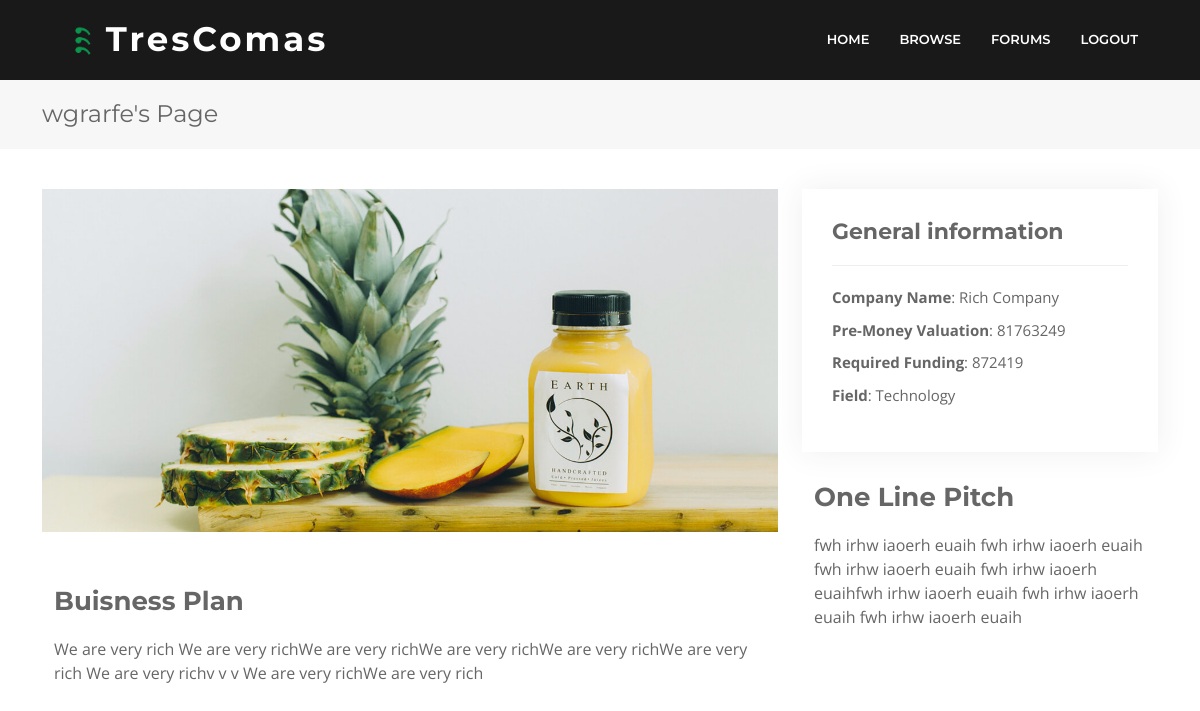
Screenshot of /yprofile/ss with the database file from the repository.
### testx/models.py (models this page shows, shortened)
class Enterp(models.Model):
    user = models.OneToOneField(User, on_delete=models.CASCADE, default=None)
    name = models.CharField(max_length=100)
    username = models.CharField(max_length=100)
    companyname = models.CharField(max_length=100, default="")
    email = models.CharField(max_length=100)
    bplan = models.CharField(max_length=1000, default="Not Shared Yet")
    qpitch = models.CharField(max_length=1000, default="Not Shared Yet")
    cfunds = models.CharField(max_length=1000, default="Not Shared Yet")
    rfunding = models.CharField(max_length=1000, default="Not Shared Yet")
    field = models.CharField(max_length=1000, default="General")
    is_investor = models.BooleanField(default=False)
    image = models.ImageField(default='1920-1.jpg')

### testx/views.py (the view, shortened to what this page needs)
# urls.py: path('yprofile/<str:pk>', views.yprofile, name="yprofile"),
def yprofile(request, pk):
    obj = Investor.objects.filter(username = pk).first()
    if obj is None:
        obj=Enterp.objects.filter(username = pk).first()
        return render(request, 'yourprofile.html', {'obj': obj})
    return render(request, 'yourprofile.html', {'obj': obj})

### template/yourprofile.html (shortened to what this page needs)
{% load static %}
<!DOCTYPE html>
<html lang="en">
<head>
  <link href="{% static '/vendor/animate.css/animate.min.css' %}" rel="stylesheet">
  <link href="{% static '/vendor/aos/aos.css' %}" rel="stylesheet">
  <link href="{% static '/vendor/bootstrap/css/bootstrap.min.css' %}" rel="stylesheet">
  <link href="{% static '/vendor/bootstrap-icons/bootstrap-icons.css' %}" rel="stylesheet">
  <link href="{% static '/vendor/glightbox/css/glightbox.min.css' %}" rel="stylesheet">
  <link href="{% static '/vendor/swiper/swiper-bundle.min.css' %}" rel="stylesheet">
  <link href="{% static '/css/style.css'%}" rel="stylesheet">
</head>
<body>
  <header id="header" class="fixed-top d-flex align-items-center header">
    <div class="container-fluid">
      <div class="row justify-content-center align-items-center">
        <div class="col-xl-11 d-flex align-items-center justify-content-between">
          <h1 class="logo" style="border-left:none ;"><a href="/" ><img src="/static/img/,,,.png"> TresComas</a></h1>
          <nav id="navbar" class="navbar">
            <ul>
              <li><a class="nav-link " href="/">Home</a></li>
              <li><a class="nav-link " href="/browse">Browse</a></li>
              <li><a class="nav-link " href="/forums">Forums</a></li>
              <li><a class="nav-link " href="/logout">Logout</a></li>
            </ul>
          </nav>
        </div>
      </div>
    </div>
  </header>
  <main id="main">
    <section class="breadcrumbs">
      <div class="container">
        <div class="d-flex justify-content-between align-items-center">
          {% if user.username == obj.username%}
            <h2> Welcome {{obj.name}}</h2>
          {% else %}
            <h2>{{obj.name}}'s Page</h2>
          {% endif %}
        </div>
      </div>
    </section>
    {% if obj.is_investor %}
    <section id="portfolio-details" class="portfolio-details">
      <div class="container">
        <div class="row gy-4">
          <div class="col-lg-8">
            <div class="portfolio-details-slider swiper">
              <div class="swiper-wrapper align-items-center">
                <div class="swiper-slide">
                  <img src="{{obj.image.url}}" alt="">
                </div>
              </div>
              <div class="container mt-4">
                {% if user.username == obj.username%}
                <a onclick="editphoto()"><button class="btn btn-primary" style="color: white; background:#18d26e; border: #18d26e; transition: 0.5s;">Edit Image</button></a>
                <br/>
                <div id="photo"></div>
                {% endif %}
                <div class="portfolio-description ">
                    <h2>About Investor</h2>
                    <p>
                      {{obj.details}}
                    </p>
                  </div>
              </div>
            </div>
          </div>
          <div class="col-lg-4">
            <div class="portfolio-info">
              <h3>General information</h3>
              <ul>
                <li><strong>Firm Name</strong>: {{obj.firmname}}</li>
                <li><strong>Networth</strong>: {{obj.networth}}</li>
                <li><strong>Equity Holdings</strong>: {{obj.comphold}}</li>
                <li><strong>Field of Interest</strong>: {{obj.invfield}}</li>
              </ul>
            </div>
            <div class="portfolio-description container">
              <h2>About Investor</h2>
              <p>
                {{obj.details}}
              </p>
            </div>
          </div>
        </div>
      </div>
    </section>
    {% else %}
    <section id="portfolio-details" class="portfolio-details">
        <div class="container">
          <div class="row gy-4">
            <div class="col-lg-8">
              <div class="portfolio-details-slider swiper">
                <div class="swiper-wrapper align-items-center">
                  <div class="swiper-slide">
                    <img src="{{obj.image.url}}" alt="">
                  </div>
                </div>
                <div class="container mt-4">
                  <div class="portfolio-description ">
                      <h2>Buisness Plan</h2>
                      <p>
                        {{obj.bplan}}
                      </p>
                    </div>
                </div>
              </div>
            </div>
            <div class="col-lg-4">
              <div class="portfolio-info">
                <h3>General information</h3>
                <ul>
                  <li><strong>Company Name</strong>: {{obj.companyname}}</li>
                  <li><strong>Pre-Money Valuation</strong>: {{obj.cfunds}}</li>
                  <li><strong>Required Funding</strong>: {{obj.rfunding}}</li>
                  <li><strong>Field</strong>: {{obj.field}}</li>
                </ul>
              </div>
              <div class="portfolio-description container">
                <h2>One Line Pitch</h2>
                <p>
                  {{obj.qpitch}}
                </p>
              </div>
            </div>
          </div>
        </div>
      </section>
    {% endif%}
  </main>
  </body>
  </html>

### static/css/style.css (style rules this page uses)
body { background: #fff; color: #666666; font-family: "Open Sans", sans-serif; }
a { color: #18d26e; transition: 0.5s; text-decoration: none; }
p { padding: 0; margin: 0 0 30px 0; }
h1, h2, h3, h4, h5, h6 { font-family: "Montserrat", sans-serif; font-weight: 400; margin: 0 0 20px 0; padding: 0; }
#header { transition: all 0.5s; z-index: 997; background: rgba(0, 0, 0, 0.9); height: 80px; }
#header .logo { font-size: 34px; margin: 0; padding: 0; font-family: "Montserrat", sans-serif; font-weight: 700; letter-spacing: 3px; padding-left: 10px; }
#header .logo a { color: #fff; }
#header .logo img { max-height: 40px; }
.navbar { padding: 0; }
.navbar ul { margin: 0; padding: 0; display: flex; list-style: none; align-items: center; }
.navbar li { position: relative; }
.navbar a, .navbar a:focus { display: flex; align-items: center; justify-content: space-between; padding: 10px 0 10px 30px; font-family: "Montserrat", sans-serif; font-size: 13px; font-weight: 600; color: #fff; white-space: nowrap; text-transform: uppercase; transition: 0.3s; }
section { overflow: hidden; }
.breadcrumbs { padding: 20px 0; background-color: #f7f7f7; min-height: 40px; margin-top: 80px; }
.breadcrumbs h2 { font-size: 24px; margin-bottom: 0; font-weight: 400; }
.portfolio-details { padding-top: 40px; }
.portfolio-details .portfolio-details-slider img { width: 100%; }
.portfolio-details .portfolio-info { padding: 30px; box-shadow: 0px 0 30px rgba(51, 51, 51, 0.08); }
.portfolio-details .portfolio-info h3 { font-size: 22px; font-weight: 700; margin-bottom: 20px; padding-bottom: 20px; border-bottom: 1px solid #eee; }
.portfolio-details .portfolio-info ul { list-style: none; padding: 0; font-size: 15px; }
.portfolio-details .portfolio-info ul li+li { margin-top: 10px; }
.portfolio-details .portfolio-description { padding-top: 30px; }
.portfolio-details .portfolio-description h2 { font-size: 26px; font-weight: 700; margin-bottom: 20px; }
.portfolio-details .portfolio-description p { padding: 0; }

### rows the page displays
Enterp: name "wgrarfe", image (picture), bplan "We are very rich We are very richWe are very richWe are very richWe are very richWe are very rich We are very richv v v We are very richWe are very rich", companyname "Rich Company", cfunds "81763249", rfunding "872419", field "Technology", qpitch "fwh irhw iaoerh euaih fwh irhw iaoerh euaih fwh irhw iaoerh euaih fwh irhw iaoerh euaihfwh irhw iaoerh euaih fwh irhw iaoerh euaih fwh irhw iaoerh euaih"
